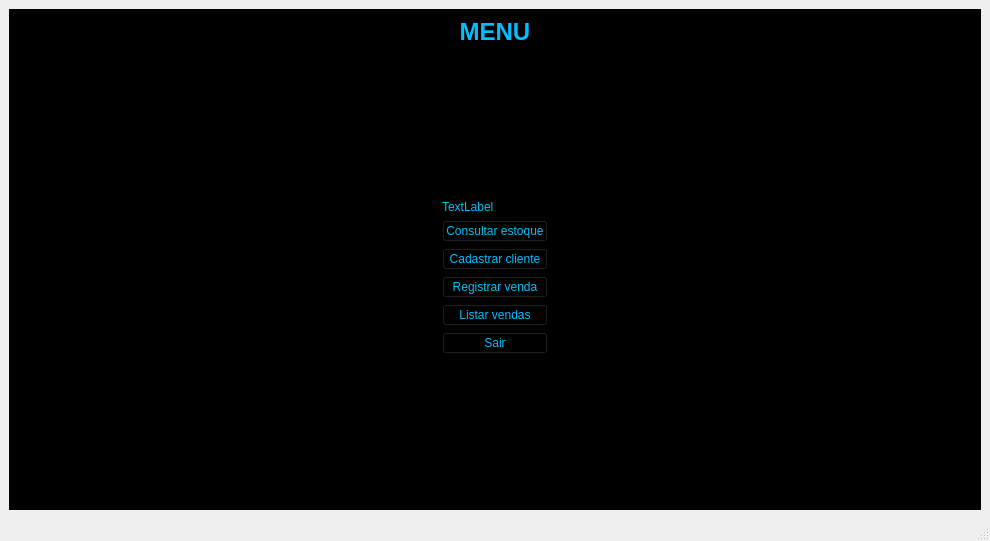
<?xml version="1.0" encoding="UTF-8"?>
<ui version="4.0">
 <class>JanelaPrincipal</class>
 <widget class="QMainWindow" name="JanelaPrincipal">
  <property name="geometry">
   <rect>
    <x>0</x>
    <y>0</y>
    <width>990</width>
    <height>541</height>
   </rect>
  </property>
  <property name="windowTitle">
   <string>MainWindow</string>
  </property>
  <widget class="QWidget" name="centralwidget">
   <layout class="QGridLayout" name="gridLayout">
    <item row="0" column="0">
     <widget class="QStackedWidget" name="stackedWidget">
      <property name="styleSheet">
       <string notr="true">background-color: black;</string>
      </property>
      <widget class="QWidget" name="pageJanelaPrincipal">
       <layout class="QGridLayout" name="gridLayout_2">
        <item row="4" column="2">
         <layout class="QVBoxLayout" name="verticalLayout">
          <item>
           <widget class="QLabel" name="labelVendedor">
            <property name="styleSheet">
             <string notr="true">color: #00BFFF;
</string>
            </property>
            <property name="text">
             <string>TextLabel</string>
            </property>
           </widget>
          </item>
          <item>
           <widget class="QPushButton" name="pushButtonConsultarEstoque">
            <property name="styleSheet">
             <string notr="true">color: #00BFFF;</string>
            </property>
            <property name="text">
             <string>Consultar estoque</string>
            </property>
           </widget>
          </item>
          <item>
           <widget class="QPushButton" name="pushButtonCadastrarCliente">
            <property name="styleSheet">
             <string notr="true">color: #00BFFF;</string>
            </property>
            <property name="text">
             <string>Cadastrar cliente</string>
            </property>
           </widget>
          </item>
          <item>
           <widget class="QPushButton" name="pushButtonRegistrarVenda">
            <property name="styleSheet">
             <string notr="true">color: #00BFFF;</string>
            </property>
            <property name="text">
             <string>Registrar venda</string>
            </property>
           </widget>
          </item>
          <item>
           <widget class="QPushButton" name="pushButtonListarVendas">
            <property name="styleSheet">
             <string notr="true">color: #00BFFF;</string>
            </property>
            <property name="text">
             <string>Listar vendas</string>
            </property>
           </widget>
          </item>
          <item>
           <widget class="QPushButton" name="pushButtonSair">
            <property name="styleSheet">
             <string notr="true">color: #00BFFF;</string>
            </property>
            <property name="text">
             <string>Sair</string>
            </property>
           </widget>
          </item>
         </layout>
        </item>
        <item row="5" column="2">
         <spacer name="verticalSpacer_2">
          <property name="orientation">
           <enum>Qt::Orientation::Vertical</enum>
          </property>
          <property name="sizeHint" stdset="0">
           <size>
            <width>20</width>
            <height>40</height>
           </size>
          </property>
         </spacer>
        </item>
        <item row="3" column="2">
         <spacer name="verticalSpacer">
          <property name="orientation">
           <enum>Qt::Orientation::Vertical</enum>
          </property>
          <property name="sizeHint" stdset="0">
           <size>
            <width>20</width>
            <height>40</height>
           </size>
          </property>
         </spacer>
        </item>
        <item row="4" column="4">
         <spacer name="horizontalSpacer_2">
          <property name="orientation">
           <enum>Qt::Orientation::Horizontal</enum>
          </property>
          <property name="sizeHint" stdset="0">
           <size>
            <width>40</width>
            <height>20</height>
           </size>
          </property>
         </spacer>
        </item>
        <item row="4" column="0">
         <spacer name="horizontalSpacer">
          <property name="orientation">
           <enum>Qt::Orientation::Horizontal</enum>
          </property>
          <property name="sizeHint" stdset="0">
           <size>
            <width>40</width>
            <height>20</height>
           </size>
          </property>
         </spacer>
        </item>
        <item row="2" column="2">
         <widget class="QLabel" name="label">
          <property name="text">
           <string>&lt;html&gt;&lt;head/&gt;&lt;body&gt;&lt;h1 align=&quot;center&quot; style=&quot; margin-top:18px; margin-bottom:12px; margin-left:0px; margin-right:0px; -qt-block-indent:0; text-indent:0px;&quot;&gt;&lt;span style=&quot; font-size:xx-large; font-weight:700; color:#00bfff;&quot;&gt;MENU&lt;/span&gt;&lt;/h1&gt;&lt;/body&gt;&lt;/html&gt;</string>
          </property>
         </widget>
        </item>
       </layout>
      </widget>
      <widget class="QWidget" name="pageCadastrarCliente"/>
      <widget class="QWidget" name="pageListarVendas"/>
      <widget class="QWidget" name="pageRegistrarVenda"/>
      <widget class="QWidget" name="pageConsultarEstoque"/>
     </widget>
    </item>
   </layout>
  </widget>
  <widget class="QMenuBar" name="menubar">
   <property name="geometry">
    <rect>
     <x>0</x>
     <y>0</y>
     <width>990</width>
     <height>23</height>
    </rect>
   </property>
  </widget>
  <widget class="QStatusBar" name="statusbar"/>
 </widget>
 <resources/>
 <connections/>
</ui>
